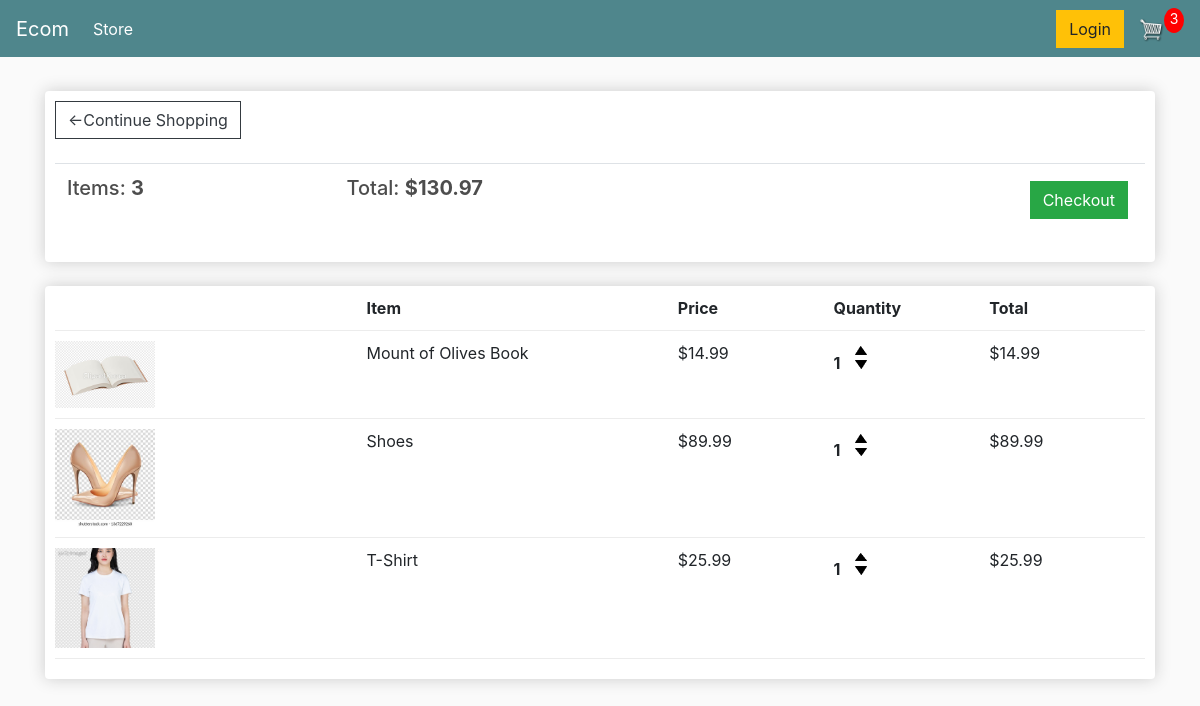
The app's page /cart/ (signed in), older data.
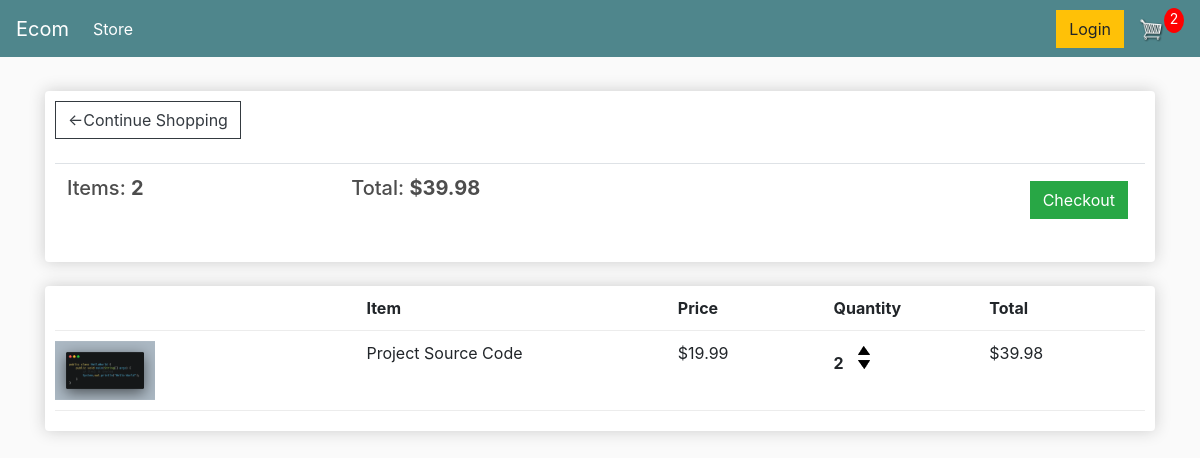
The same page, newer data.
### store/models.py (models this page shows, shortened)
class Order(models.Model):  # Customer의 자식 주문의 상태, 누구의 주문인지 등등을 확인
    customer = models.ForeignKey(Customer, on_delete=models.SET_NULL, null=True, blank=True)
    date_ordered = models.DateTimeField(auto_now_add=True)
    complete = models.BooleanField(default=False)
    transaction_id = models.CharField(max_length=100, null=True)
    @property
    def get_cart_total(self):
        orderitems = self.orderitem_set.all()
        total = sum([item.get_total for item in orderitems])
        return total
    @property
    def get_cart_items(self):
        orderitems = self.orderitem_set.all()
        total = sum([item.quantity for item in orderitems])
        return total

class OrderItem(models.Model):  # Product와 Order의 자식
    product = models.ForeignKey(Product, on_delete=models.SET_NULL, null=True)
    order = models.ForeignKey(Order, on_delete=models.SET_NULL, null=True)
    quantity = models.IntegerField(default=0, null=True, blank=True)
    date_added = models.DateField(auto_now_add=True)
    @property
    def get_total(self):
        total = self.product.price * self.quantity
        return total

class Product(models.Model):  # 제품, 제품의 가격, 이미지등등을 저장
    name = models.CharField(max_length=200)
    price = models.DecimalField(max_digits=7, decimal_places=2)
    digital = models.BooleanField(default=False, null=True, blank=True)
    image = models.ImageField(null=True, blank=True)
    @property
    def imageURL(self):
        try:
            url = self.image.url
        except:
            url = ''
        return url

### store/views.py (the view)
# urls.py: path('cart/', views.cart, name="cart"),
def cart(request):
    if request.user.is_authenticated:
        customer = request.user.customer
        order, created = Order.objects.get_or_create(customer=customer,
                                                     complete=False)  # 현재 가져온 customer의 order가 없으면 만들고 있으면 가져오기,
        items = order.orderitem_set.all()  # OrderItem은 Order의 자식이기 현재Order의 OrderItem을 소문자로 orderitem_set.all()로 가져올수 있음
        cartItems = order.get_cart_items
    else:
        items = []
        order = {'get_cart_total': 0, 'get_cart_items': 0, 'shipping': False}
        cartItems = order['get_cart_items']
    context = {'items': items, 'order': order, 'cartItems': cartItems}
    return render(request, 'store/cart.html', context)

### store/templates/store/cart.html
{% extends 'store/main.html' %}
{% load static %}
{% block content %}
    <div class="row">
        <div class="col-lg-12">
            <div class="box-element">
                <a class="btn btn-outline-dark" href="{% url 'store' %}">&#x2190;Continue Shopping</a>
                <br>
                <br>
                <table class="table">
                    <tr>
                        <th><h5>Items: <strong>{{ order.get_cart_items }}</strong></h5></th>
                        <th><h5>Total: <strong>${{ order.get_cart_total|floatformat:2  }}</strong></h5></th>
                        <th>
                            <a style="float: right; margin:5px" class="btn btn-success" href="{% url 'checkout' %}">
                            Checkout
                            </a>
                        </th>
                    </tr>
                </table>
            </div>
            <br>
            <div class="box-element">
                <div class="cart-row">
                    <div style="flex:2"></div>
                    <div style="flex:2"><strong>Item</strong></div>
                    <div style="flex:1"><strong>Price</strong></div>
                    <div style="flex:1"><strong>Quantity</strong></div>
                    <div style="flex:1"><strong>Total</strong></div>
                </div>
                {% for item in items %}
                <div class="cart-row">
                    <div style="flex:2"><img class="row-image" src="{{ item.product.imageURL }}"></div>
                    <div style="flex:2">{{ item.product.name }}</div>
                    <div style="flex:1">${{ item.product.price|floatformat:2 }}</div>
                    <div style="flex:1">
                        <p class="quantity">{{ item.quantity }}</p>
                        <div class="quantity">
                            <img data-product={{ item.product.id }} data-action="add" class="chg-quantity update-cart" src="{% static 'images/arrow-up.png' %}">
                            <img data-product={{ item.product.id }} data-action="remove" class="chg-quantity update-cart" src="{% static 'images/arrow-down.png' %}">
                        </div>
                    </div>
                    <div style="flex:1">${{ item.get_total }}</div>
                </div>
                {% endfor %}
            </div>
        </div>
    </div>
{% endblock content %}

Row changes from the older to the newer data that the page shows:
removed OrderItem: product.imageURL (picture), product.name "Mount of Olives Book", product.price "14.99", quantity "1", get_total "14.99"
removed OrderItem: product.imageURL (picture), product.name "Shoes", product.price "89.99", quantity "1", get_total "89.99"
removed OrderItem: product.imageURL (picture), product.name "T-Shirt", product.price "25.99", quantity "1", get_total "25.99"
computed for Order: get_cart_items "3" → "2"; get_cart_total "130.97" → "39.98"
added OrderItem: product.imageURL (picture), product.name "Project Source Code", product.price "19.99", quantity "2", get_total "39.98"
Text that changed along with them:
{{ cartItems }}: "3" → "2"
